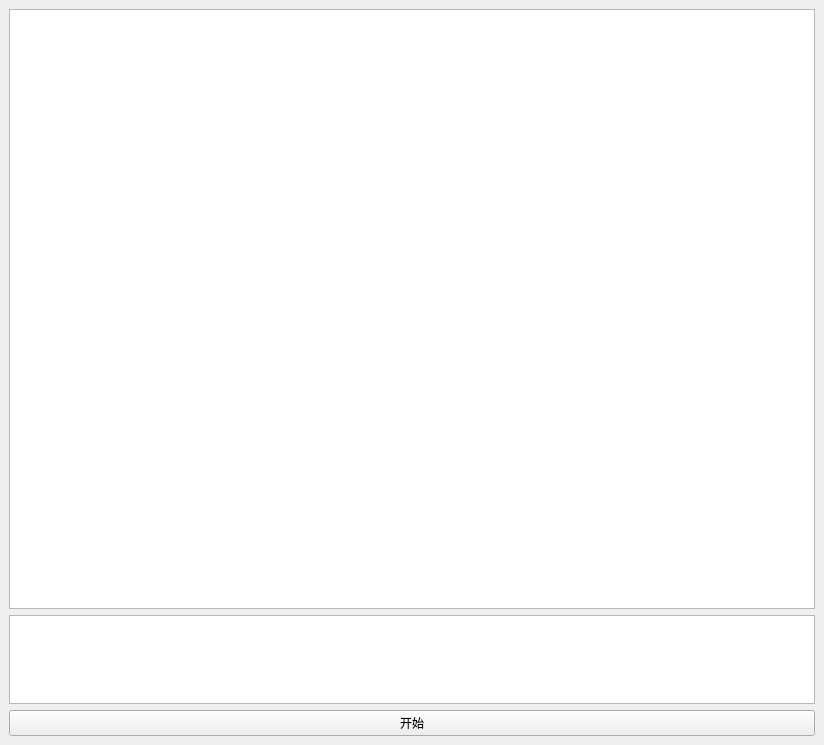
<?xml version="1.0" encoding="UTF-8"?>
<ui version="4.0">
 <class>MainWindow</class>
 <widget class="QMainWindow" name="MainWindow">
  <property name="geometry">
   <rect>
    <x>0</x>
    <y>0</y>
    <width>824</width>
    <height>745</height>
   </rect>
  </property>
  <property name="windowTitle">
   <string>MainWindow</string>
  </property>
  <widget class="QWidget" name="centralwidget">
   <layout class="QVBoxLayout" name="verticalLayout">
    <item>
     <widget class="QChartView" name="eegWaveLineChart">
      <property name="minimumSize">
       <size>
        <width>800</width>
        <height>600</height>
       </size>
      </property>
     </widget>
    </item>
    <item>
     <widget class="QTextEdit" name="inputTextEdit"/>
    </item>
    <item>
     <widget class="QPushButton" name="startBtn">
      <property name="text">
       <string>开始</string>
      </property>
     </widget>
    </item>
   </layout>
  </widget>
 </widget>
 <customwidgets>
  <customwidget>
   <class>QChartView</class>
   <extends>QGraphicsView</extends>
   <header>PyQt5.QtChart.h</header>
  </customwidget>
 </customwidgets>
 <resources/>
 <connections/>
</ui>
